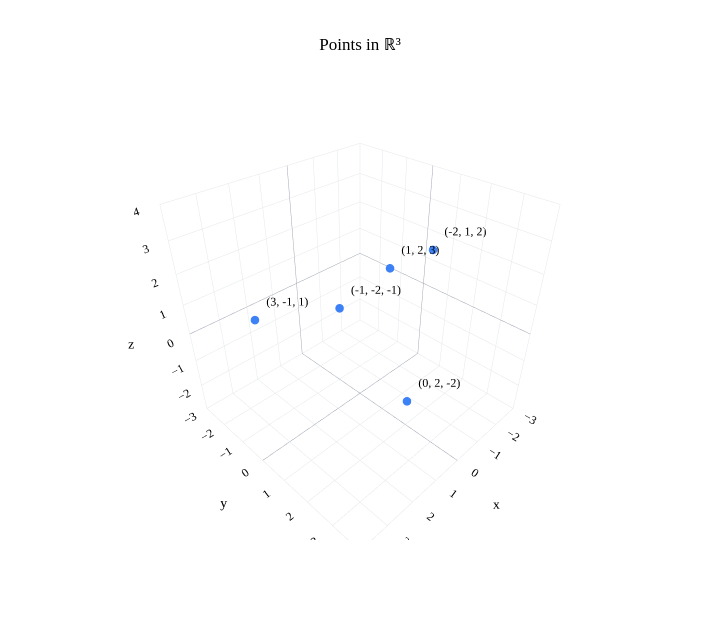

Notebook cell for this chart:
### Markdown cell above
### Three-dimensional Euclidean space

$\mathbb R^3$ – pronounced "R-three" – is the set of all ordered triples of real numbers:

$$
\mathbb R^3=\{(x,y,z):x,y,z\in\mathbb R\}.
$$

Think of $\mathbb{R}^3$ as three-dimensional Euclidean **space**.

### Code cell
import plotly.graph_objects as go
import plotly.io as pio

points = [(1, 2, 3), (-2, 1, 2), (3, -1, 1), (-1, -2, -1), (0, 2, -2)]
fig = go.Figure(go.Scatter3d(
    x=[p[0] for p in points], y=[p[1] for p in points], z=[p[2] for p in points],
    mode="markers+text", text=[f"({x}, {y}, {z})" for x, y, z in points],
    textposition="top right", marker=dict(size=5),
    hovertemplate="(%{x}, %{y}, %{z})<extra></extra>",
))
axis = dict(range=[-3, 4], dtick=1)
fig.update_layout(
    width=720, height=620,
    title_text="Points in ℝ³",
    showlegend=False, font_family="Palatino",
    scene=dict(xaxis=axis, yaxis=axis, zaxis=axis, aspectmode="cube"),
)
from pathlib import Path as _PlotPath
import sys as _plot_sys
_notes_root = next(path for path in [_PlotPath.cwd(), *_PlotPath.cwd().parents] if (path / "myst.yml").exists())
if str(_notes_root) not in _plot_sys.path:
    _plot_sys.path.insert(0, str(_notes_root))
from plot_style import style_plotly as _style_plotly

_style_plotly(fig, renderer="plotly_mimetype")
fig.show()

### Figure 1 — Plotly figure (JSON) as saved in the notebook; plotly's stock layout.template omitted (floating-point values rounded to 4 significant figures)
{"data": [{"hovertemplate": "(%{x}, %{y}, %{z})<extra></extra>", "line": {"color": "#3d81f6"}, "marker": {"color": "#3d81f6", "size": 5}, "mode": "markers+text", "text": ["(1, 2, 3)", "(-2, 1, 2)", "(3, -1, 1)", "(-1, -2, -1)", "(0, 2, -2)"], "textposition": "top right", "type": "scatter3d", "x": [1, -2, 3, -1, 0], "y": [2, 1, -1, -2, 2], "z": [3, 2, 1, -1, -2]}], "layout": {"colorway": ["#3d81f6", "orange", "#d81a60"], "font": {"color": "black", "family": "Palatino"}, "height": 620, "paper_bgcolor": "white", "plot_bgcolor": "white", "scene": {"aspectmode": "cube", "bgcolor": "white", "xaxis": {"backgroundcolor": "white", "dtick": 1, "gridcolor": "#e5e7eb", "range": [-3, 4], "zerolinecolor": "#9ca3af"}, "yaxis": {"backgroundcolor": "white", "dtick": 1, "gridcolor": "#e5e7eb", "range": [-3, 4], "zerolinecolor": "#9ca3af"}, "zaxis": {"backgroundcolor": "white", "dtick": 1, "gridcolor": "#e5e7eb", "range": [-3, 4], "zerolinecolor": "#9ca3af"}}, "showlegend": false, "title": {"text": "Points in ℝ³"}, "width": 720, "xaxis": {"gridcolor": "#e5e7eb", "zerolinecolor": "#9ca3af"}, "yaxis": {"gridcolor": "#e5e7eb", "zerolinecolor": "#9ca3af"}}}
